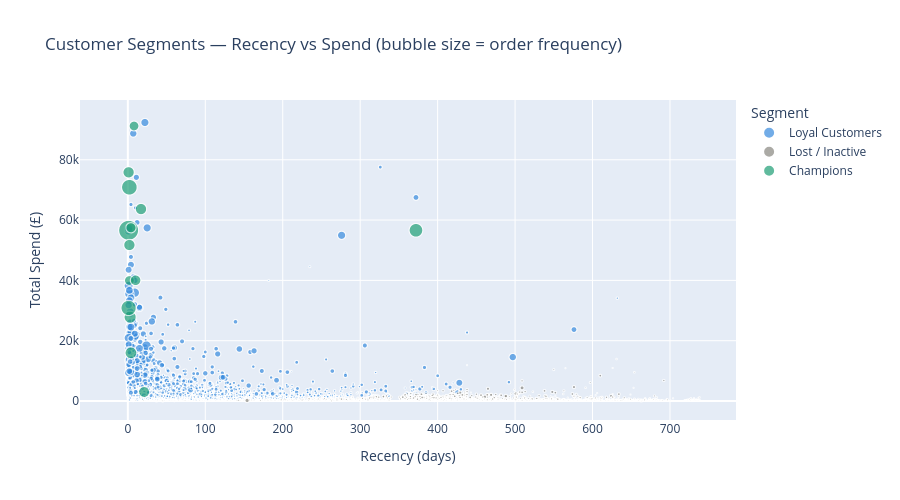

Source (notebook cell):
### Code cell
# ── RFM scatter: Recency vs Monetary, sized by Frequency ─────────────────────

# Filter out very high spenders so the scatter plot remains readable
plot_data = rfm[rfm['Monetary'] < 100000]

# Create interactive scatter plot
fig = px.scatter(
    plot_data,
    x='Recency',
    y='Monetary',
    color='Segment',
    size='Frequency',
    color_discrete_map=seg_colors,
    hover_data=['Customer ID', 'Frequency', 'Monetary'],
    labels={
        'Recency': 'Recency (days)',
        'Monetary': 'Total Spend (£)'
    },
    title='Customer Segments — Recency vs Spend (bubble size = order frequency)',
    opacity=0.7
)

# Set chart height
fig.update_layout(height=500)

# Display plot
fig.show()

# Print interpretation guide
print("Notice:")
print("  Champions → upper-left: bought recently, spent most")
print("  Lost/Inactive → bottom-right: haven't bought in a long time, spent little")
print("  Loyal → middle: recent-ish, moderate spend")

### Figure 1 — Plotly figure (JSON) as saved in the notebook; plotly's stock layout.template omitted (floating-point values rounded to 4 significant figures; data arrays with more than 128 entries replaced by an {"elided": "..."} marker saying what was removed)
{"data": [{"customdata": {"elided": "3566x2 int values"}, "hovertemplate": "Segment=Loyal Customers<br>Recency (days)=%{x}<br>Total Spend (£)=%{y}<br>Frequency=%{customdata[1]}<br>Customer ID=%{customdata[0]}<extra></extra>", "legendgroup": "Loyal Customers", "marker": {"color": "#378ADD", "opacity": 0.7, "size": {"elided": "3566 int values"}, "sizemode": "area", "sizeref": 0.84, "symbol": "circle"}, "mode": "markers", "name": "Loyal Customers", "showlegend": true, "type": "scattergl", "x": {"elided": "3566 int values"}, "xaxis": "x", "y": {"elided": "3566 float values"}, "yaxis": "y"}, {"customdata": {"elided": "2283x2 int values"}, "hovertemplate": "Segment=Lost / Inactive<br>Recency (days)=%{x}<br>Total Spend (£)=%{y}<br>Frequency=%{customdata[1]}<br>Customer ID=%{customdata[0]}<extra></extra>", "legendgroup": "Lost / Inactive", "marker": {"color": "#888780", "opacity": 0.7, "size": {"elided": "2283 int values"}, "sizemode": "area", "sizeref": 0.84, "symbol": "circle"}, "mode": "markers", "name": "Lost / Inactive", "showlegend": true, "type": "scattergl", "x": {"elided": "2283 int values"}, "xaxis": "x", "y": {"elided": "2283 float values"}, "yaxis": "y"}, {"customdata": [[12471, 79], [12748, 336], [12971, 116], [13408, 106], [13798, 110], [14298, 82], [14527, 122], [14606, 192], [15039, 93], [16013, 84], [16422, 109], [17841, 211], [17850, 155], [17961, 100]], "hovertemplate": "Segment=Champions<br>Recency (days)=%{x}<br>Total Spend (£)=%{y}<br>Frequency=%{customdata[1]}<br>Customer ID=%{customdata[0]}<extra></extra>", "legendgroup": "Champions", "marker": {"color": "#1D9E75", "opacity": 0.7, "size": [79, 336, 116, 106, 110, 82, 122, 192, 93, 84, 109, 211, 155, 100], "sizemode": "area", "sizeref": 0.84, "symbol": "circle"}, "mode": "markers", "name": "Champions", "showlegend": true, "type": "scattergl", "x": [2, 1, 4, 2, 1, 8, 3, 1, 10, 4, 17, 2, 372, 21], "xaxis": "x", "y": [39960.0, 56600.0, 15970.0, 51730.0, 75840.0, 91190.0, 27790.0, 30860.0, 40030.0, 57450.0, 63650.0, 70880.0, 56600.0, 2996.0], "yaxis": "y"}], "layout": {"height": 500, "legend": {"itemsizing": "constant", "title": {"text": "Segment"}, "tracegroupgap": 0}, "title": {"text": "Customer Segments — Recency vs Spend (bubble size = order frequency)"}, "xaxis": {"anchor": "y", "domain": [0, 1], "title": {"text": "Recency (days)"}}, "yaxis": {"anchor": "x", "domain": [0, 1], "title": {"text": "Total Spend (£)"}}}}
